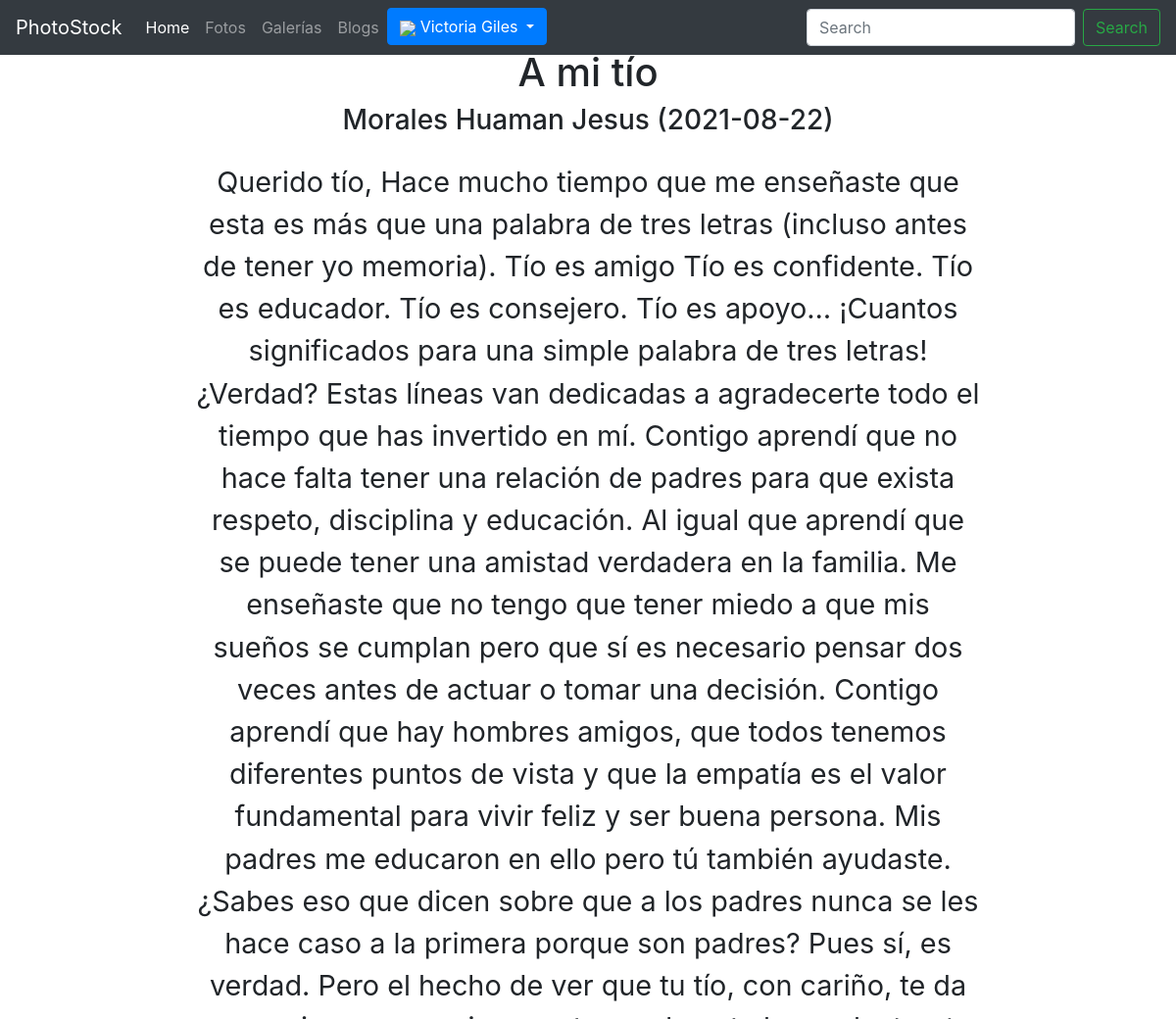
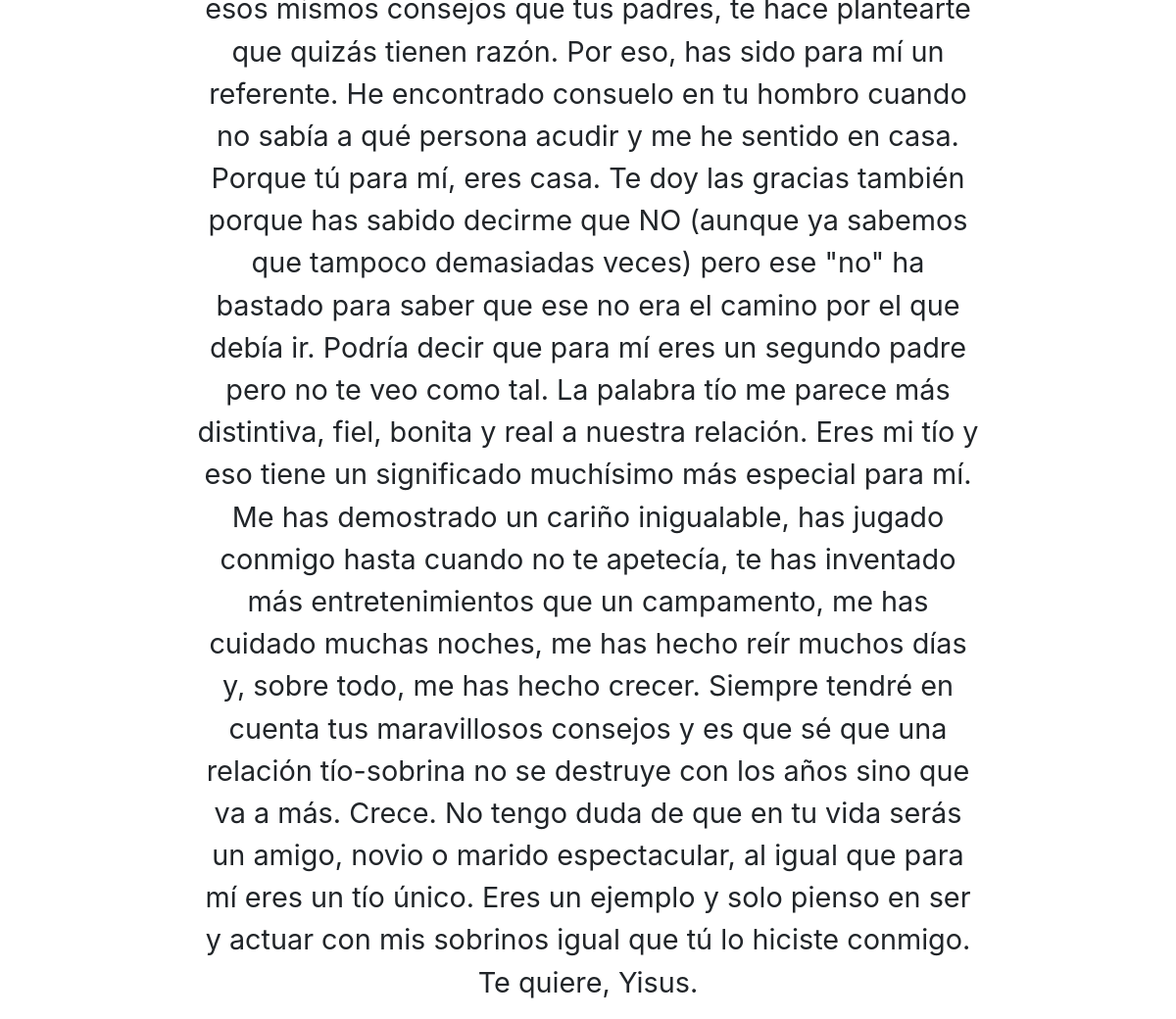
The page /blog.php?id_blog=37 (signed in) on the database its author committed (2 pictures, top to bottom).
### tables this page shows
CREATE TABLE blogs(
    id_blog BIGINT PRIMARY KEY AUTO_INCREMENT,
    id_usuario BIGINT NOT NULL,
    fecha_blog DATE NOT NULL DEFAULT CURRENT_DATE,
    nombre_blog VARCHAR(50) NOT NULL,
    contenido TEXT NOT NULL,
    id_foto BIGINT NULL,
    FOREIGN KEY (id_usuario) REFERENCES usuarios(id_usuario),
    FOREIGN KEY (id_foto) REFERENCES fotos(id_foto)
    );

CREATE TABLE usuarios(
    id_usuario BIGINT PRIMARY KEY AUTO_INCREMENT,
    username VARCHAR(50) UNIQUE NOT NULL,
    password VARCHAR(250) NOT NULL,
    nombres VARCHAR(100) NOT NULL,
    apellidos VARCHAR(100)NOT NULL,
    nacimiento DATE NOT NULL,
    direccion TEXT NOT NULL,
    sobre_mi TEXT NULL,
    foto TEXT NULL
    );

### controladores/obtener_blog.php (called while the page is built, shortened)
<?php
if (isset($_GET["id_blog"])){
    $id_blog = $_GET["id_blog"];
    $sql = "CALL obtener_blog($id_blog);";
    include_once "conexion.php";
    $result = mysqli_query($conexion, $sql);
    if (mysqli_num_rows($result) > 0) {
        while($row = mysqli_fetch_assoc($result)) {
            $titulo = $row['nombre_blog'];
            $apellidos = $row['apellidos'];
            $nombres = $row['nombres'];
            $contenido = $row['contenido'];
            $autor = "$apellidos $nombres";
            $fecha = $row['fecha_blog'];
            ?>
        <?php }
        }else echo "No se han encontrado resultados";
}else{?>
    <h1>Parece que te has perdido </h1>
    <h1><a href="index.php">Volver al home </a></h1>
<?php
die();
}
?>

### blog.php (the view, shortened to what this page needs)
<!DOCTYPE html>
<html lang="en">
<head>
    <link rel="stylesheet" href="assets/css/blog.css">
</head>
<body>
    <div class="custom-main">
    <?php
    include "templates/header.php";
    include "controladores/obtener_blog.php";
    ?>
    <h1 class="titulo"><?php echo $titulo; ?></h1>
    <h3 class="autor"><?php echo "$autor ($fecha)"; ?></h3>
    <p class="contenido">
        <?php echo $contenido; ?>
    </p>
    </div>
</body>
</html>

### assets/css/blog.css (style rules this page uses)
.custom-main, p { text-align: center; align-items: center; margin: 0 auto; }
h1 { color : black; font-size: 5rem; }
h3 { font-family:sans-serif; }
p { padding-top: 1rem; font-size: 1.8rem; max-width:800px; }

### assets/css/main.css (style rules this page uses)
.custom-main { padding-top:50px }

### rows shown on the page
blogs: nombre_blog "A mi tío", id_usuario.nombres "Morales Huaman Jesus", fecha_blog "2021-08-22", contenido "Querido tío, Hace mucho tiempo que me enseñaste que esta es más que una palabra de tres letras (incluso antes de tener yo memoria). Tío es amigo Tío es confidente. Tío es educador. Tío es consejero. Tío es apoyo… ¡Cuantos significados para una simple palabra de tres letras! ¿Verdad? Estas líneas van dedicadas a agradecerte todo el tiempo que has invertido en mí. Contigo aprendí que no hace falta tener una relación de padres para que exista respeto, disciplina y educación. Al igual que aprendí que se puede tener una amistad verdadera en la familia. Me enseñaste que no tengo que tener miedo a que mis sueños se cumplan pero que sí es necesario pensar dos veces antes de actuar o tomar una…"

### other values the page prints
$_SESSION ['nombres'] "Victoria"
$_SESSION['apellidos'] "Giles"
